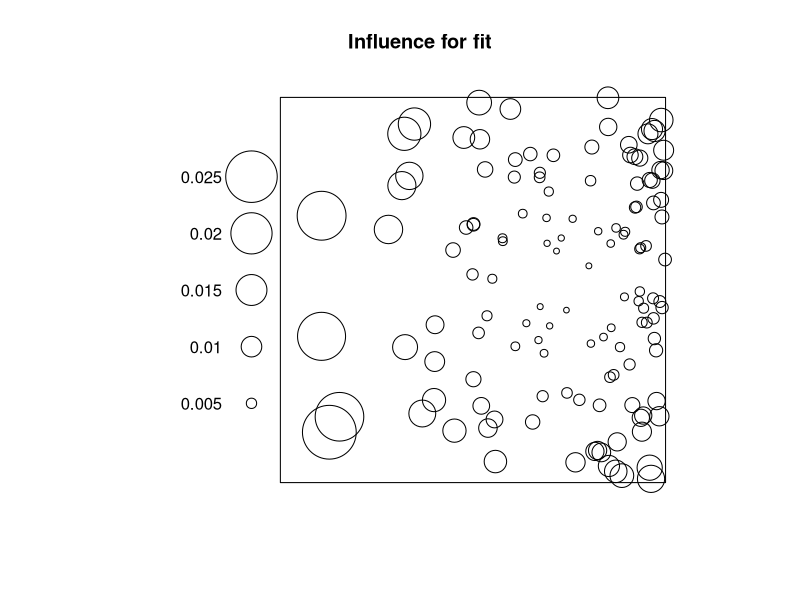

Reproduce this figure in R.
library(spatstat)


### Name: plot.influence.ppm
### Title: Plot Influence Measure
### Aliases: plot.influence.ppm
### Keywords: spatial models

### ** Examples

   X <- rpoispp(function(x,y) { exp(3+3*x) })
   fit <- ppm(X, ~x+y)
   plot(influence(fit))
